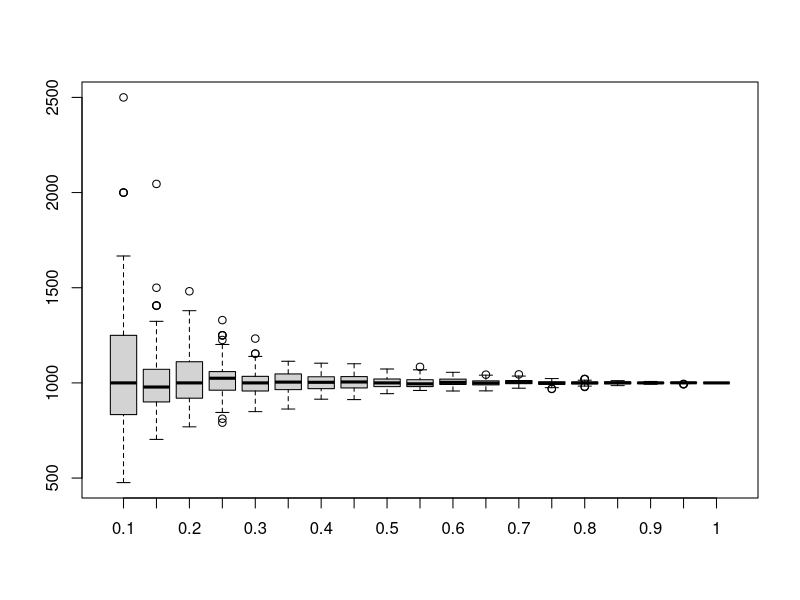
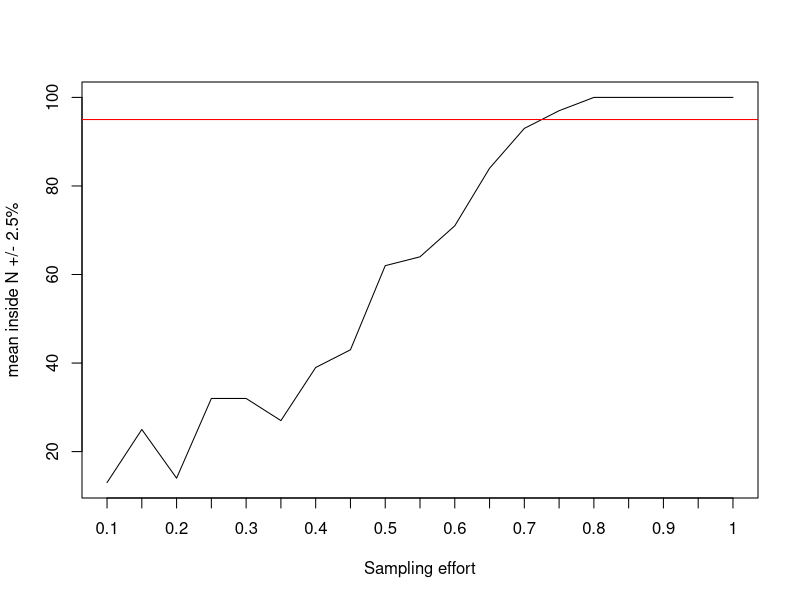

R code for these plots, in order: (Note: this script raises an error after producing the figures.)
# Mark - Release - Recapture script


############## 1st part ####################

# Real number of individuals
N <- 1000

# Sampling efforts (10-100% by 5% intervals)
sampling_efforts_values <- seq(0.1, 1, 0.05)

# Matrix where all estimated N are going to be stored, for each attempt
# and each sampling effort
test <- matrix(NA, ncol = length(sampling_efforts_values), nrow = 100)
test <- as.data.frame(test)
colnames(test) <- sampling_efforts_values

# Matrix that links sampling ID with sampling effort (e.g. sampling effort 15% 
# is ID 2 in the matrix)
sampling_efforts <- matrix(NA, ncol = length(sampling_efforts_values), nrow = 2)
sampling_efforts[1, ] <- c(1:length(sampling_efforts_values))
sampling_efforts[2, ] <- sampling_efforts_values
sampling_efforts <- as.data.frame(sampling_efforts)

# Vector that is going to store all estimated N for each sampling effort
estimated_N_vector <- rep(NA, 100)

# Matrix where the mean, sd, inferior and superior limit are going to be stored
final_results <- matrix(NA, nrow = 6 , ncol =ncol(sampling_efforts))
colnames(final_results) <- sampling_efforts[2, ]
rownames(final_results) <- c("mean", "sd", "median", "inferior limit", "superior limit", "inside 5% interval")
final_results <- as.data.frame(final_results)


for (sampling in sampling_efforts[1, ]){
  # For each sampling effort:
  
  attempts <- 1
  
  while (attempts <= 100) { 
    
    sampling_effort_1 <- N * sampling_efforts[2, sampling]
    sampling_effort_2 <- N * sampling_efforts[2, sampling]
    # We could change the sampling effort within the same sample 
    
    # Matrix that stores the marking - recapturing process
    data <- matrix(NA, ncol = 3, nrow = N)
    data <- as.data.frame(data)
    colnames(data) <- c("ID", "Captured_1", "captured_2")
    data$ID <- c(1:N)
    
    # Animals captured (and marked) on the first sample
    marked <- sample(1:N, sampling_effort_1)
    data$Captured_1 <- as.numeric(data$ID %in% marked)
    
    # Animals recaptured on the second sample
    recaptured <- sample(1:N, sampling_effort_2)
    data$captured_2 <- as.numeric(data$ID %in% recaptured)
    
    # Marked and recaptured animals
    marked_and_recaptured <- nrow(subset(data, Captured_1 == 1 & captured_2 == 1))
    
    # Estimated N for this sample
    estimated_N <- (sampling_effort_1 * sampling_effort_2)/marked_and_recaptured
    
    estimated_N_vector[attempts] <- estimated_N
    
    attempts <- attempts + 1
    
  }
  
  # Estimated N of each attempt and sampling effort are stored here
  test[, sampling] <- estimated_N_vector
  
  final_results[1, sampling] <- mean(test[, sampling])
  final_results[2, sampling] <- sd(test[, sampling])
  final_results[3, sampling] <- median(test[, sampling])
  
  # Inferior and superior limits of the CI (95%)
  final_results[4, sampling] <- final_results[1, sampling] - qt(0.975,df = N - 1) * final_results[2, sampling]/sqrt(N)
  final_results[5, sampling] <- final_results[1, sampling] + qt(0.975,df = N - 1) * final_results[2, sampling]/sqrt(N)
  
  # How many of the estimated N of each sampling effort are inside the N +/- 2.5%
  final_results[6, sampling] <- length(subset(estimated_N_vector, estimated_N_vector >= N - (N * 0.025) & estimated_N_vector <= N + (N * 0.025)))
  
  
}

# Boxplots
boxplot(test)

# From what sampling effort the calculated N is within N +/- 2.5%
interval <- as.numeric(final_results[6,])

plot(interval, type = "l", ylab = "mean inside N +/- 2.5%", xlab = "Sampling effort", xaxt="n")
axis(1, at = 1:19, labels =  seq(0.1, 1, 0.05))

abline(h = 95, col = "red")

interval <- as.data.frame(interval)
interval[, "samp.eff"] <- seq(0.1, 1, 0.05)

ggplot(interval, aes(samp.eff, interval)) + xlab("Sampling effort") + ylab("mean inside N +/- 2.5%") + geom_line() + scale_x_continuous(breaks=seq(0.1,1,0.05)) + scale_y_continuous(breaks=seq(0,100,10)) + theme(axis.text.x = element_text(angle=45, hjust=1)) + geom_vline(xintercept = interval$samp.eff[interval >= 95][1], col = "red") + geom_hline(yintercept =  95)
# With little sampling effort, this method of marking > N +/- 2.5% is not accurate. 



############# 2nd part ###############



# Now with more sampling effort

# Sampling efforts (10-100% by 1% intervals)
sampling_efforts_values <- seq(0.1, 1, 0.005)

# Matrix where all estimated N are going to be stored, for each attempt
# and each sampling effort
test <- matrix(NA, ncol = length(sampling_efforts_values), nrow = 100)
test <- as.data.frame(test)
colnames(test) <- sampling_efforts_values

# Matrix that links sampling ID with sampling effort (e.g. sampling effort 15% 
# is ID 2 in the matrix)
sampling_efforts <- matrix(NA, ncol = length(sampling_efforts_values), nrow = 2)
sampling_efforts[1, ] <- c(1:length(sampling_efforts_values))
sampling_efforts[2, ] <- sampling_efforts_values
sampling_efforts <- as.data.frame(sampling_efforts)

# Vector that is going to store all estimated N for each sampling effort
estimated_N_vector <- rep(NA, 100)

# Matrix where the mean, sd, inferior and superior limit are going to be stored
final_results <- matrix(NA, nrow = 6 , ncol =ncol(sampling_efforts))
colnames(final_results) <- sampling_efforts[2, ]
rownames(final_results) <- c("mean", "sd", "median", "inferior limit", "superior limit", "inside 5% interval")
final_results <- as.data.frame(final_results)

experiment <- function(){
  
  for (sampling in sampling_efforts[1, ]){
    # For each sampling effort:
    
    attempts <- 1
    
    while (attempts <= 100) { 
      
      sampling_effort_1 <- N * sampling_efforts[2, sampling]
      sampling_effort_2 <- N * sampling_efforts[2, sampling]
      # We could change the sampling effort within the same sample 
      
      # Matrix that stores the marking - recapturing process
      data <- matrix(NA, ncol = 3, nrow = N)
      data <- as.data.frame(data)
      colnames(data) <- c("ID", "Captured_1", "captured_2")
      data$ID <- c(1:N)
      
      # Animals captured (and marked) on the first sample
      marked <- sample(1:N, sampling_effort_1)
      data$Captured_1 <- as.numeric(data$ID %in% marked)
      
      # Animals recaptured on the second sample
      recaptured <- sample(1:N, sampling_effort_2)
      data$captured_2 <- as.numeric(data$ID %in% recaptured)
      
      # Marked and recaptured animals
      marked_and_recaptured <- nrow(subset(data, Captured_1 == 1 & captured_2 == 1))
      
      # Estimated N for this sample
      estimated_N <- (sampling_effort_1 * sampling_effort_2)/marked_and_recaptured
      
      estimated_N_vector[attempts] <- estimated_N
      
      attempts <- attempts + 1
      
    }
    
    # Estimated N of each attempt and sampling effort are stored here
    test[, sampling] <- estimated_N_vector
    
    final_results[1, sampling] <- mean(test[, sampling])
    final_results[2, sampling] <- sd(test[, sampling])
    final_results[3, sampling] <- median(test[, sampling])
    
    # Inferior and superior limits of the CI (95%)
    final_results[4, sampling] <- final_results[1, sampling] - qt(0.975,df = N - 1) * final_results[2, sampling]/sqrt(N)
    final_results[5, sampling] <- final_results[1, sampling] + qt(0.975,df = N - 1) * final_results[2, sampling]/sqrt(N)
    
    # How many of the estimated N of each sampling effort are inside the N +/- 2.5%
    final_results[6, sampling] <- length(subset(estimated_N_vector, estimated_N_vector >= N - (N * 0.025) & estimated_N_vector <= N + (N * 0.025)))
    
    # Data frame that stores sampling effort and N inside N +/- 2.5%
    interval <- as.numeric(final_results[6,])
    interval <- as.data.frame(interval)
    interval[, "samp.eff"] <- seq(0.1, 1, 0.005)
    
    assign("final_results", final_results, envir =  globalenv())
    assign("test", test, envir =  globalenv())
    assign("interval", interval, envir =  globalenv())
    
  }
  
  if(any(final_results[6,] == 95) == FALSE){
    
    experiment()
    
  } else {
    
    interval$samp.eff[interval == 95][1]
    
  }
  
}


experiment()

# Boxplots
boxplot(test)

# From what sampling effort the calculated N is within N +/- 2.5%
#interval <- as.numeric(final_results[6,])
#interval <- as.data.frame(interval)
#interval[, "samp.eff"] <- seq(0.1, 1, 0.005)

ggplot(interval, aes(samp.eff, interval)) + xlab("Sampling effort") + ylab("mean inside N +/- 2.5%") + geom_line() + scale_x_continuous(breaks=seq(0.1,1,0.05)) + scale_y_continuous(breaks=seq(0,100,10)) + theme(axis.text.x = element_text(angle=45, hjust=1)) + geom_vline(xintercept = interval$samp.eff[interval == 95][1], col = "red")

# This was done when I needed an accuracy of exactly 95 to plot the red line, but you can obtain better results before getting an accuracy of 95. Next version corrects that. 

############# 3rd version ################

experiment <- function(){
  
  for (sampling in sampling_efforts[1, ]){
    # For each sampling effort:
    
    attempts <- 1
    
    while (attempts <= 100) { 
      
      sampling_effort_1 <- N * sampling_efforts[2, sampling]
      sampling_effort_2 <- N * sampling_efforts[2, sampling]
      # We could change the sampling effort within the same sample 
      
      # Matrix that stores the marking - recapturing process
      data <- matrix(NA, ncol = 3, nrow = N)
      data <- as.data.frame(data)
      colnames(data) <- c("ID", "Captured_1", "captured_2")
      data$ID <- c(1:N)
      
      # Animals captured (and marked) on the first sample
      marked <- sample(1:N, sampling_effort_1)
      data$Captured_1 <- as.numeric(data$ID %in% marked)
      
      # Animals recaptured on the second sample
      recaptured <- sample(1:N, sampling_effort_2)
      data$captured_2 <- as.numeric(data$ID %in% recaptured)
      
      # Marked and recaptured animals
      marked_and_recaptured <- nrow(subset(data, Captured_1 == 1 & captured_2 == 1))
      
      # Estimated N for this sample
      estimated_N <- (sampling_effort_1 * sampling_effort_2)/marked_and_recaptured
      
      estimated_N_vector[attempts] <- estimated_N
      
      attempts <- attempts + 1
      
    }
    
    # Estimated N of each attempt and sampling effort are stored here
    test[, sampling] <- estimated_N_vector
    
    final_results[1, sampling] <- mean(test[, sampling])
    final_results[2, sampling] <- sd(test[, sampling])
    final_results[3, sampling] <- median(test[, sampling])
    
    # Inferior and superior limits of the CI (95%)
    final_results[4, sampling] <- final_results[1, sampling] - qt(0.975,df = N - 1) * final_results[2, sampling]/sqrt(N)
    final_results[5, sampling] <- final_results[1, sampling] + qt(0.975,df = N - 1) * final_results[2, sampling]/sqrt(N)
    
    # How many of the estimated N of each sampling effort are inside the N +/- 2.5%
    final_results[6, sampling] <- length(subset(estimated_N_vector, estimated_N_vector >= N - (N * 0.025) & estimated_N_vector <= N + (N * 0.025)))
    
    # Data frame that stores sampling effort and N inside N +/- 2.5%
    interval <- as.numeric(final_results[6,])
    interval <- as.data.frame(interval)
    interval[, "samp.eff"] <- seq(0.1, 1, 0.005)
    
    # Objects that are needed to plot the results
    assign("final_results", final_results, envir =  globalenv())
    assign("test", test, envir =  globalenv())
    assign("interval", interval, envir =  globalenv())
    
  }
  
  print("We can expect an accuracy equal to or better than 95% from a sampling effort of:")
  interval$samp.eff[interval >= 95][1]
  
}

experiment()

boxplot(test)

ggplot(interval, aes(samp.eff, interval)) + xlab("Sampling effort") + ylab("mean inside N +/- 2.5%") + geom_line() + scale_x_continuous(breaks=seq(0.1,1,0.05)) + scale_y_continuous(breaks=seq(0,100,10)) + theme(axis.text.x = element_text(angle=45, hjust=1)) + geom_vline(xintercept = interval$samp.eff[interval >= 95][1], col = "red")


############# 4th part ##################


# Automatization

# Real population (number of individuals)
N <- 1000

# Sampling effort resolution (percentage increase in sampling effort)
eff <- 0.5 # in percentage

experiment <- function(N, eff){
  
  # Sampling efforts (10-100% by 1% intervals)
  sampling_efforts_values <- seq(0.1, 1, eff/100)
  
  # Matrix where all estimated N are going to be stored, for each attempt and each sampling effort
  test <- matrix(NA, ncol = length(sampling_efforts_values), nrow = 100)
  test <- as.data.frame(test)
  colnames(test) <- sampling_efforts_values
  
  # Matrix that links sampling ID with sampling effort
  sampling_efforts <- matrix(NA, ncol = length(sampling_efforts_values), nrow = 2)
  sampling_efforts[1, ] <- c(1:length(sampling_efforts_values))
  sampling_efforts[2, ] <- sampling_efforts_values
  sampling_efforts <- as.data.frame(sampling_efforts)
  
  # Vector that is going to store all estimated N for each sampling effort
  estimated_N_vector <- rep(NA, 100)
  
  # Matrix where the mean, sd, inferior and superior limit are going to be stored
  final_results <- matrix(NA, nrow = 6 , ncol =ncol(sampling_efforts))
  colnames(final_results) <- sampling_efforts[2, ]
  rownames(final_results) <- c("mean", "sd", "median", "inferior limit", "superior limit", "inside 5% interval")
  final_results <- as.data.frame(final_results)
  
  for (sampling in sampling_efforts[1, ]){
    # For each sampling effort:
    
    attempts <- 1
    
    while (attempts <= 100) { 
      
      sampling_effort_1 <- N * sampling_efforts[2, sampling]
      sampling_effort_2 <- N * sampling_efforts[2, sampling]
      # We could change the sampling effort within the same sample 
      
      # Matrix that stores the marking - recapturing process
      data <- matrix(NA, ncol = 3, nrow = N)
      data <- as.data.frame(data)
      colnames(data) <- c("ID", "Captured_1", "captured_2")
      data$ID <- c(1:N)
      
      # Animals captured (and marked) on the first sample
      marked <- sample(1:N, sampling_effort_1)
      data$Captured_1 <- as.numeric(data$ID %in% marked)
      
      # Animals recaptured on the second sample
      recaptured <- sample(1:N, sampling_effort_2)
      data$captured_2 <- as.numeric(data$ID %in% recaptured)
      
      # Marked and recaptured animals
      marked_and_recaptured <- nrow(subset(data, Captured_1 == 1 & captured_2 == 1))
      
      # Estimated N for this sample
      estimated_N <- (sampling_effort_1 * sampling_effort_2)/marked_and_recaptured
      
      estimated_N_vector[attempts] <- estimated_N
      
      attempts <- attempts + 1
      
    }
    
    # Estimated N of each attempt and sampling effort are stored here
    test[, sampling] <- estimated_N_vector
    
    final_results[1, sampling] <- mean(test[, sampling])
    final_results[2, sampling] <- sd(test[, sampling])
    final_results[3, sampling] <- median(test[, sampling])
    
    # Inferior and superior limits of the CI (95%)
    final_results[4, sampling] <- final_results[1, sampling] - qt(0.975,df = N - 1) * final_results[2, sampling]/sqrt(N)
    final_results[5, sampling] <- final_results[1, sampling] + qt(0.975,df = N - 1) * final_results[2, sampling]/sqrt(N)
    
    # How many of the estimated N of each sampling effort are inside the N +/- 2.5%
    final_results[6, sampling] <- length(subset(estimated_N_vector, estimated_N_vector >= N - (N * 0.025) & estimated_N_vector <= N + (N * 0.025)))
    
    # Data frame that stores sampling effort and N inside N +/- 2.5%
    interval <- as.numeric(final_results[6,])
    interval <- as.data.frame(interval)
    interval[, "samp.eff"] <- sampling_efforts_values
    
    # Objects that are needed to plot the results
    assign("final_results", final_results, envir =  globalenv())
    assign("test", test, envir =  globalenv())
    assign("interval", interval, envir =  globalenv())
    
    
  }
  
  print("We can expect an accuracy equal to or better than 95% from a sampling effort of:")
  interval$samp.eff[interval >= 95][1]
  
  
}


experiment(N, eff)

boxplot(test)

ggplot(interval, aes(samp.eff, interval)) + xlab("Sampling effort") + ylab("mean inside N +/- 2.5%") + geom_line() + scale_x_continuous(breaks=seq(0.1,1,0.05)) + scale_y_continuous(breaks=seq(0,100,10)) + theme(axis.text.x = element_text(angle=45, hjust=1)) + geom_vline(xintercept = interval$samp.eff[interval >= 95][1], col = "red")





############### 5th part ###################

experiment <- function(N = 1000, eff = 0.5, rep = 10){
  
  # Sampling efforts (10-100% by 1% intervals)
  sampling_efforts_values <- seq(0.1, 1, eff/100)
  
  # Matrix where all estimated N are going to be stored, for each attempt and each sampling effort
  test <- matrix(NA, ncol = length(sampling_efforts_values), nrow = 100)
  test <- as.data.frame(test)
  colnames(test) <- sampling_efforts_values
  
  # Matrix that links sampling ID with sampling effort
  sampling_efforts <- matrix(NA, ncol = length(sampling_efforts_values), nrow = 2)
  sampling_efforts[1, ] <- c(1:length(sampling_efforts_values))
  sampling_efforts[2, ] <- sampling_efforts_values
  sampling_efforts <- as.data.frame(sampling_efforts)
  
  # Vector that is going to store all estimated N for each sampling effort
  estimated_N_vector <- rep(NA, 100)
  
  # Matrix where the mean, sd, inferior and superior limit are going to be stored
  final_results <- matrix(NA, nrow = 6 , ncol =ncol(sampling_efforts))
  colnames(final_results) <- sampling_efforts[2, ]
  rownames(final_results) <- c("mean", "sd", "median", "inferior limit", "superior limit", "inside 5% interval")
  final_results <- as.data.frame(final_results)
  
  
  # Data frame to plot the final results
  plot_values <- as.data.frame(t(sampling_efforts))
  colnames(plot_values) <- c("ID", "samp.eff")
  
  # Matrix that stores the sampling effort of each repetition
  mean_95 <- matrix(NA, ncol = rep, nrow = 1)
  mean_95 <- as.data.frame(mean_95)
  
  
  for(j in 1:rep) {
    
    for (sampling in sampling_efforts[1, ]){
      # For each sampling effort:
      
      attempts <- 1
      
      while (attempts <= 100) { 
        
        sampling_effort_1 <- N * sampling_efforts[2, sampling]
        sampling_effort_2 <- N * sampling_efforts[2, sampling]
        # We could change the sampling effort within the same sample 
        
        # Matrix that stores the marking - recapturing process
        data <- matrix(NA, ncol = 3, nrow = N)
        data <- as.data.frame(data)
        colnames(data) <- c("ID", "Captured_1", "captured_2")
        data$ID <- c(1:N)
        
        # Animals captured (and marked) on the first sample
        marked <- sample(1:N, sampling_effort_1)
        data$Captured_1 <- as.numeric(data$ID %in% marked)
        
        # Animals recaptured on the second sample
        recaptured <- sample(1:N, sampling_effort_2)
        data$captured_2 <- as.numeric(data$ID %in% recaptured)
        
        # Marked and recaptured animals
        marked_and_recaptured <- nrow(subset(data, Captured_1 == 1 & captured_2 == 1))
        
        # Estimated N for this sample
        estimated_N <- (sampling_effort_1 * sampling_effort_2)/marked_and_recaptured
        
        estimated_N_vector[attempts] <- estimated_N
        
        attempts <- attempts + 1
        
      }
      
      # Estimated N of each attempt and sampling effort are stored here
      test[, sampling] <- estimated_N_vector
      
      final_results[1, sampling] <- mean(test[, sampling])
      final_results[2, sampling] <- sd(test[, sampling])
      final_results[3, sampling] <- median(test[, sampling])
      
      # Inferior and superior limits of the CI (95%)
      final_results[4, sampling] <- final_results[1, sampling] - qt(0.975,df = N - 1) * final_results[2, sampling]/sqrt(N)
      final_results[5, sampling] <- final_results[1, sampling] + qt(0.975,df = N - 1) * final_results[2, sampling]/sqrt(N)
      
      # How many of the estimated N of each sampling effort are inside the N +/- 2.5%
      final_results[6, sampling] <- length(subset(estimated_N_vector, estimated_N_vector >= N - (N * 0.025) & estimated_N_vector <= N + (N * 0.025)))
      
      # We store the final results
      assign(paste0("exp", j), final_results[6, ])
      plot_values[, j + 2] <- assign(paste0("exp", j), as.numeric(final_results[6, ]))
      
      # We store the necessary effort to reach 95%
      mean_95[1, j] <- plot_values$samp.eff[plot_values[, j + 2] >= 95][1]
      
      # Objects that are needed to plot the results
      assign("final_results", final_results, envir =  globalenv())
      assign("test", test, envir =  globalenv())
      assign("plot_values", plot_values, envir =  globalenv())
      assign("mean_95", mean_95, envir =  globalenv())
      
      
    }
    
  }
  
  print("We can expect an accuracy equal to or better than 95% from a sampling effort of:")
  round(mean(as.numeric(mean_95[1, ])), digits = 2)
  
}

experiment(N = 5000, eff = 0.5, rep = 10)

# If the number of repetitions is modified, more "+ geom_line(aes(y = V"rep+2"))" have to be added below

ggplot(plot_values, aes(x = samp.eff)) + xlab("Sampling effort (%)") + ylab("Mean inside N ? 2.5% (%)") + scale_x_continuous(breaks=seq(0.1,1,0.05), labels = seq(10,100,5)) + scale_y_continuous(breaks=seq(0,100,10)) + theme(axis.text.x = element_text(angle=45, hjust=1)) + geom_line(aes(y = V3), col = "red") + geom_line(aes(y = V4), col = "blue") + geom_line(aes(y = V5), col = "green") + geom_line(aes(y = V6), col = "pink") + geom_line(aes(y = V7), col = "yellow") + geom_line(aes(y = V8), col = "purple")+ geom_line(aes(y = V9), col = "orange") + geom_line(aes(y = V10), col = "aquamarine") + geom_line(aes(y = V11), col = "forestgreen") + geom_line(aes(y = V12)) + geom_vline(xintercept = round(mean(as.numeric(mean_95[1, ])), digits = 2), col = "red") + theme_classic() # + geom_hline(yintercept = 95, col = "red")

# from the last repetition
boxplot(test)
abline(v = which(plot_values$samp.eff %in% round(mean(as.numeric(mean_95[1, ])), digits = 2)), col = "red")


test.L <- gather(test)

ggplot(test.L, aes(x = key, y = value)) + geom_violin() + theme_classic()

ggplot(test.L, aes(x = key, y = value)) + geom_boxplot(outlier.shape = 19, outlier.size=0.5) + theme_classic() + labs(x = "Sampling effort (%)", y = "Population size (N)") + scale_x_discrete(breaks=seq(0.1,1,0.05), labels = seq(10,100,5)) + theme(axis.text.x = element_text(angle=0, hjust=0.5)) + scale_y_continuous(breaks=seq(0,4000,500))


# + geom_hline(yintercept = (1000 + 1000*0.025), col = "red") + geom_hline(yintercept = (1000 - 1000*0.025), col = "red")

par(mfrow = c(1, 2))

experiment(N = 500, eff = 0.5, rep = 10)

plot1 <- ggplot(plot_values, aes(x = samp.eff)) + xlab("Sampling effort (%)") + ylab("Mean inside N ? 2.5% (%)") + scale_x_continuous(breaks=seq(0.1,1,0.05), labels = seq(10,100,5)) + scale_y_continuous(breaks=seq(0,100,10)) + geom_line(aes(y = V3), col = "red") + geom_line(aes(y = V4), col = "blue") + geom_line(aes(y = V5), col = "green") + geom_line(aes(y = V6), col = "pink") + geom_line(aes(y = V7), col = "yellow") + geom_line(aes(y = V8), col = "purple")+ geom_line(aes(y = V9), col = "orange") + geom_line(aes(y = V10), col = "aquamarine") + geom_line(aes(y = V11), col = "forestgreen") + geom_line(aes(y = V12)) + geom_vline(xintercept = round(mean(as.numeric(mean_95[1, ])), digits = 2), col = "red") + theme_classic() + theme(axis.text.x = element_text(angle=45, hjust=1)) # + geom_hline(yintercept = 95, col = "red")

experiment(N = 5000, eff = 0.5, rep = 10)

plot2 <- ggplot(plot_values, aes(x = samp.eff)) + xlab("Sampling effort (%)") + ylab("Mean inside N ? 2.5% (%)") + scale_x_continuous(breaks=seq(0.1,1,0.05), labels = seq(10,100,5)) + scale_y_continuous(breaks=seq(0,100,10)) + geom_line(aes(y = V3), col = "red") + geom_line(aes(y = V4), col = "blue") + geom_line(aes(y = V5), col = "green") + geom_line(aes(y = V6), col = "pink") + geom_line(aes(y = V7), col = "yellow") + geom_line(aes(y = V8), col = "purple")+ geom_line(aes(y = V9), col = "orange") + geom_line(aes(y = V10), col = "aquamarine") + geom_line(aes(y = V11), col = "forestgreen") + geom_line(aes(y = V12)) + geom_vline(xintercept = round(mean(as.numeric(mean_95[1, ])), digits = 2), col = "red") + theme_classic() + theme(axis.text.x = element_text(angle=45, hjust=1)) # + geom_hline(yintercept = 95, col = "red")


grid.arrange(plot1, plot2, ncol=2)




# 90%

experiment <- function(N = 1000, eff = 0.5, rep = 10){
  
  # Sampling efforts (10-100% by 1% intervals)
  sampling_efforts_values <- seq(0.1, 1, eff/100)
  
  # Matrix where all estimated N are going to be stored, for each attempt and each sampling effort
  test <- matrix(NA, ncol = length(sampling_efforts_values), nrow = 100)
  test <- as.data.frame(test)
  colnames(test) <- sampling_efforts_values
  
  # Matrix that links sampling ID with sampling effort
  sampling_efforts <- matrix(NA, ncol = length(sampling_efforts_values), nrow = 2)
  sampling_efforts[1, ] <- c(1:length(sampling_efforts_values))
  sampling_efforts[2, ] <- sampling_efforts_values
  sampling_efforts <- as.data.frame(sampling_efforts)
  
  # Vector that is going to store all estimated N for each sampling effort
  estimated_N_vector <- rep(NA, 100)
  
  # Matrix where the mean, sd, inferior and superior limit are going to be stored
  final_results <- matrix(NA, nrow = 6 , ncol =ncol(sampling_efforts))
  colnames(final_results) <- sampling_efforts[2, ]
  rownames(final_results) <- c("mean", "sd", "median", "inferior limit", "superior limit", "inside 5% interval")
  final_results <- as.data.frame(final_results)
  
  
  # Data frame to plot the final results
  plot_values <- as.data.frame(t(sampling_efforts))
  colnames(plot_values) <- c("ID", "samp.eff")
  
  # Matrix that stores the sampling effort of each repetition
  mean_95 <- matrix(NA, ncol = rep, nrow = 1)
  mean_95 <- as.data.frame(mean_95)
  
  
  for(j in 1:rep) {
    
    for (sampling in sampling_efforts[1, ]){
      # For each sampling effort:
      
      attempts <- 1
      
      while (attempts <= 100) { 
        
        sampling_effort_1 <- N * sampling_efforts[2, sampling]
        sampling_effort_2 <- N * sampling_efforts[2, sampling]
        # We could change the sampling effort within the same sample 
        
        # Matrix that stores the marking - recapturing process
        data <- matrix(NA, ncol = 3, nrow = N)
        data <- as.data.frame(data)
        colnames(data) <- c("ID", "Captured_1", "captured_2")
        data$ID <- c(1:N)
        
        # Animals captured (and marked) on the first sample
        marked <- sample(1:N, sampling_effort_1)
        data$Captured_1 <- as.numeric(data$ID %in% marked)
        
        # Animals recaptured on the second sample
        recaptured <- sample(1:N, sampling_effort_2)
        data$captured_2 <- as.numeric(data$ID %in% recaptured)
        
        # Marked and recaptured animals
        marked_and_recaptured <- nrow(subset(data, Captured_1 == 1 & captured_2 == 1))
        
        # Estimated N for this sample
        estimated_N <- (sampling_effort_1 * sampling_effort_2)/marked_and_recaptured
        
        estimated_N_vector[attempts] <- estimated_N
        
        attempts <- attempts + 1
        
      }
      
      # Estimated N of each attempt and sampling effort are stored here
      test[, sampling] <- estimated_N_vector
      
      final_results[1, sampling] <- mean(test[, sampling])
      final_results[2, sampling] <- sd(test[, sampling])
      final_results[3, sampling] <- median(test[, sampling])
      
      # Inferior and superior limits of the CI (95%)
      final_results[4, sampling] <- final_results[1, sampling] - qt(0.975,df = N - 1) * final_results[2, sampling]/sqrt(N)
      final_results[5, sampling] <- final_results[1, sampling] + qt(0.975,df = N - 1) * final_results[2, sampling]/sqrt(N)
      
      # How many of the estimated N of each sampling effort are inside the N +/- 2.5%
      final_results[6, sampling] <- length(subset(estimated_N_vector, estimated_N_vector >= N - (N * 0.05) & estimated_N_vector <= N + (N * 0.05)))
      
      # We store the final results
      assign(paste0("exp", j), final_results[6, ])
      plot_values[, j + 2] <- assign(paste0("exp", j), as.numeric(final_results[6, ]))
      
      # We store the necessary effort to reach 95%
      mean_95[1, j] <- plot_values$samp.eff[plot_values[, j + 2] >= 95][1]
      
      # Objects that are needed to plot the results
      assign("final_results", final_results, envir =  globalenv())
      assign("test", test, envir =  globalenv())
      assign("plot_values", plot_values, envir =  globalenv())
      assign("mean_95", mean_95, envir =  globalenv())
      
      
    }
    
  }
  
  print("We can expect an accuracy equal to or better than 95% from a sampling effort of:")
  round(mean(as.numeric(mean_95[1, ])), digits = 2)
  
}

experiment(N = 1000, eff = 0.5, rep = 10)

# If the number of repetitions is modified, more "+ geom_line(aes(y = V"rep+2"))" have to be added below

plot90 <- ggplot(plot_values, aes(x = samp.eff)) + xlab("Sampling effort (%)") + ylab("Mean inside N ? 5% (%)") + scale_x_continuous(breaks=seq(0.1,1,0.05), labels = seq(10,100,5)) + scale_y_continuous(breaks=seq(0,100,10)) + geom_line(aes(y = V3), col = "red") + geom_line(aes(y = V4), col = "blue") + geom_line(aes(y = V5), col = "green") + geom_line(aes(y = V6), col = "pink") + geom_line(aes(y = V7), col = "yellow") + geom_line(aes(y = V8), col = "purple")+ geom_line(aes(y = V9), col = "orange") + geom_line(aes(y = V10), col = "aquamarine") + geom_line(aes(y = V11), col = "forestgreen") + geom_line(aes(y = V12)) + geom_vline(xintercept = round(mean(as.numeric(mean_95[1, ])), digits = 2), col = "red") + theme_classic() + theme(axis.text.x = element_text(angle=45, hjust=1))# + geom_hline(yintercept = 95, col = "red")


# 80%

experiment <- function(N = 1000, eff = 0.5, rep = 10){
  
  # Sampling efforts (10-100% by 1% intervals)
  sampling_efforts_values <- seq(0.1, 1, eff/100)
  
  # Matrix where all estimated N are going to be stored, for each attempt and each sampling effort
  test <- matrix(NA, ncol = length(sampling_efforts_values), nrow = 100)
  test <- as.data.frame(test)
  colnames(test) <- sampling_efforts_values
  
  # Matrix that links sampling ID with sampling effort
  sampling_efforts <- matrix(NA, ncol = length(sampling_efforts_values), nrow = 2)
  sampling_efforts[1, ] <- c(1:length(sampling_efforts_values))
  sampling_efforts[2, ] <- sampling_efforts_values
  sampling_efforts <- as.data.frame(sampling_efforts)
  
  # Vector that is going to store all estimated N for each sampling effort
  estimated_N_vector <- rep(NA, 100)
  
  # Matrix where the mean, sd, inferior and superior limit are going to be stored
  final_results <- matrix(NA, nrow = 6 , ncol =ncol(sampling_efforts))
  colnames(final_results) <- sampling_efforts[2, ]
  rownames(final_results) <- c("mean", "sd", "median", "inferior limit", "superior limit", "inside 5% interval")
  final_results <- as.data.frame(final_results)
  
  
  # Data frame to plot the final results
  plot_values <- as.data.frame(t(sampling_efforts))
  colnames(plot_values) <- c("ID", "samp.eff")
  
  # Matrix that stores the sampling effort of each repetition
  mean_95 <- matrix(NA, ncol = rep, nrow = 1)
  mean_95 <- as.data.frame(mean_95)
  
  
  for(j in 1:rep) {
    
    for (sampling in sampling_efforts[1, ]){
      # For each sampling effort:
      
      attempts <- 1
      
      while (attempts <= 100) { 
        
        sampling_effort_1 <- N * sampling_efforts[2, sampling]
        sampling_effort_2 <- N * sampling_efforts[2, sampling]
        # We could change the sampling effort within the same sample 
        
        # Matrix that stores the marking - recapturing process
        data <- matrix(NA, ncol = 3, nrow = N)
        data <- as.data.frame(data)
        colnames(data) <- c("ID", "Captured_1", "captured_2")
        data$ID <- c(1:N)
        
        # Animals captured (and marked) on the first sample
        marked <- sample(1:N, sampling_effort_1)
        data$Captured_1 <- as.numeric(data$ID %in% marked)
        
        # Animals recaptured on the second sample
        recaptured <- sample(1:N, sampling_effort_2)
        data$captured_2 <- as.numeric(data$ID %in% recaptured)
        
        # Marked and recaptured animals
        marked_and_recaptured <- nrow(subset(data, Captured_1 == 1 & captured_2 == 1))
        
        # Estimated N for this sample
        estimated_N <- (sampling_effort_1 * sampling_effort_2)/marked_and_recaptured
        
        estimated_N_vector[attempts] <- estimated_N
        
        attempts <- attempts + 1
        
      }
      
      # Estimated N of each attempt and sampling effort are stored here
      test[, sampling] <- estimated_N_vector
      
      final_results[1, sampling] <- mean(test[, sampling])
      final_results[2, sampling] <- sd(test[, sampling])
      final_results[3, sampling] <- median(test[, sampling])
      
      # Inferior and superior limits of the CI (95%)
      final_results[4, sampling] <- final_results[1, sampling] - qt(0.975,df = N - 1) * final_results[2, sampling]/sqrt(N)
      final_results[5, sampling] <- final_results[1, sampling] + qt(0.975,df = N - 1) * final_results[2, sampling]/sqrt(N)
      
      # How many of the estimated N of each sampling effort are inside the N +/- 2.5%
      final_results[6, sampling] <- length(subset(estimated_N_vector, estimated_N_vector >= N - (N * 0.1) & estimated_N_vector <= N + (N * 0.1)))
      
      # We store the final results
      assign(paste0("exp", j), final_results[6, ])
      plot_values[, j + 2] <- assign(paste0("exp", j), as.numeric(final_results[6, ]))
      
      # We store the necessary effort to reach 95%
      mean_95[1, j] <- plot_values$samp.eff[plot_values[, j + 2] >= 95][1]
      
      # Objects that are needed to plot the results
      assign("final_results", final_results, envir =  globalenv())
      assign("test", test, envir =  globalenv())
      assign("plot_values", plot_values, envir =  globalenv())
      assign("mean_95", mean_95, envir =  globalenv())
      
      
    }
    
  }
  
  print("We can expect an accuracy equal to or better than 95% from a sampling effort of:")
  round(mean(as.numeric(mean_95[1, ])), digits = 2)
  
}

experiment(N = 1000, eff = 0.5, rep = 10)

# If the number of repetitions is modified, more "+ geom_line(aes(y = V"rep+2"))" have to be added below

plot80 <- ggplot(plot_values, aes(x = samp.eff)) + xlab("Sampling effort (%)") + ylab("Mean inside N ? 10% (%)") + scale_x_continuous(breaks=seq(0.1,1,0.05), labels = seq(10,100,5)) + scale_y_continuous(breaks=seq(0,100,10)) + geom_line(aes(y = V3), col = "red") + geom_line(aes(y = V4), col = "blue") + geom_line(aes(y = V5), col = "green") + geom_line(aes(y = V6), col = "pink") + geom_line(aes(y = V7), col = "yellow") + geom_line(aes(y = V8), col = "purple")+ geom_line(aes(y = V9), col = "orange") + geom_line(aes(y = V10), col = "aquamarine") + geom_line(aes(y = V11), col = "forestgreen") + geom_line(aes(y = V12)) + geom_vline(xintercept = round(mean(as.numeric(mean_95[1, ])), digits = 2), col = "red") + theme_classic() + theme(axis.text.x = element_text(angle=45, hjust=1)) # + geom_hline(yintercept = 95, col = "red")




grid.arrange(plot90, plot80, ncol=2)
